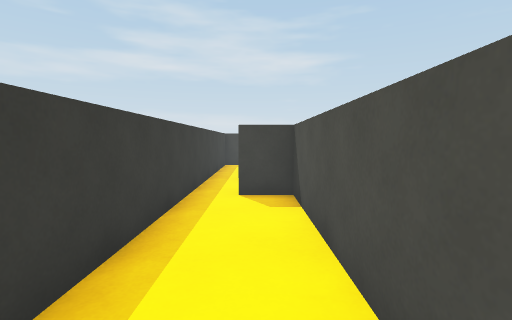
View 1 (above)

12 first-person views from a walk through a Unity game level. The camera is 1.2 m above the floor, tilts 4° down and sees 85° across. The floor is counted in squares, 1 m on a side. Each view is taken from the middle of a square. On the plan, view 1 faces up. The plan holds only what a view shows up to about 13 squares ahead; the rest is blank.

View 2
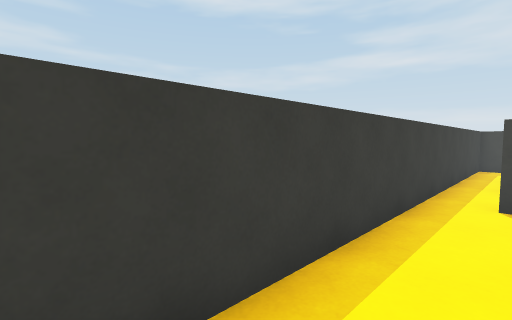

View 3
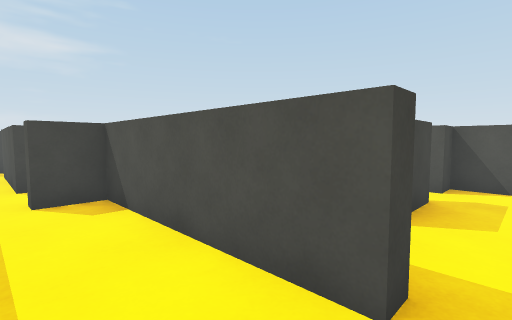

View 4
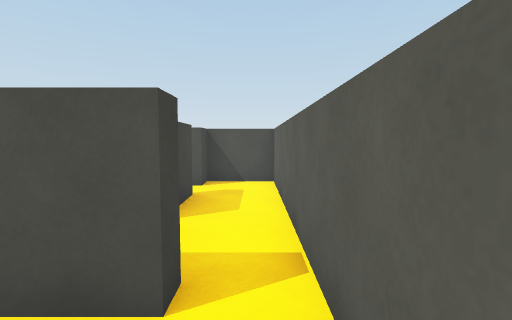

View 5
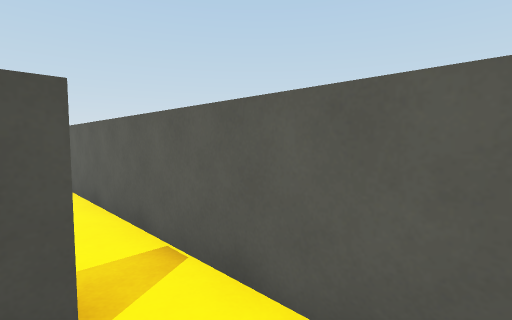

View 6
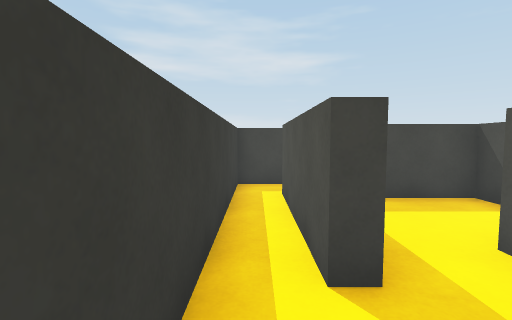

View 7
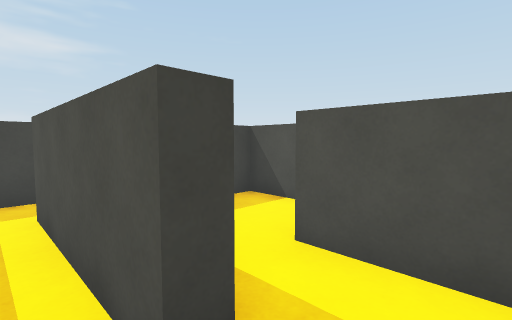

View 8
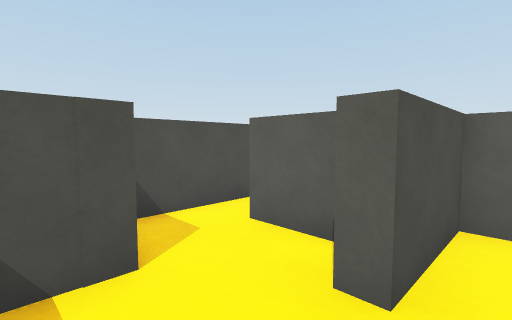

View 9
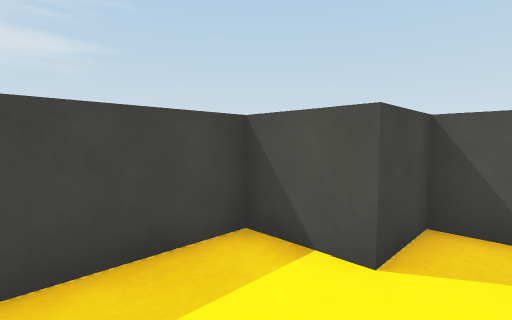

View 10
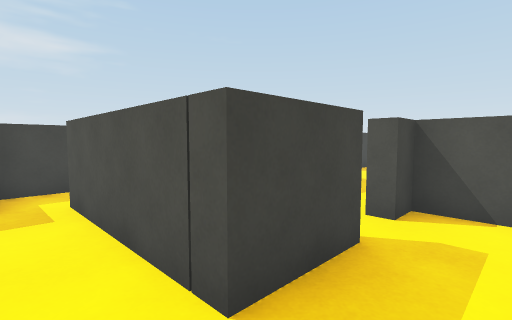

View 11
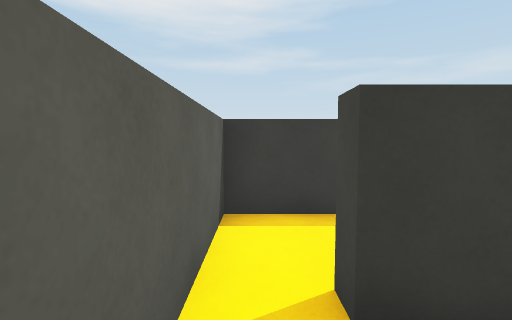

View 12
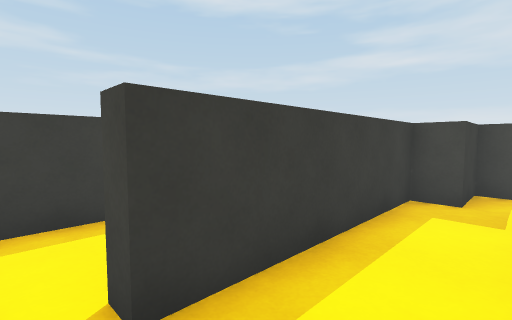

### Floor plan
Ten units are one square. View 1 is at (0, 0); x grows to the right and y downward. Boxes are objects, and circles mark ways between rooms. Rooms are numbered by the first view taken in them; rooms with no view inside come last. Other rooms are left out.
<svg viewBox="-20 -142 97 152">
<path fill="none" stroke="#000" d="M1 -82 -4 -82 -4 -122M8 -6 8 -61 -4 -61 -4 -66M-1 -137 -15 -137 -15 5 5 5M17 -90 21 -90M26 -81 41 -81M53 -69 53 -100 36 -100 36 -118 10 -118M11 -65 17 -65 17 -90M52 -14 31 -14 31 -60M5 5 72 5 72 -14 64 -14 64 -20M21 -61 13 -61 13 -6 8 -6"/>
<circle cx="0" cy="-75" r="3" fill="#2a7"/>
<circle cx="10" cy="0" r="3" fill="#2a7"/>
<circle cx="10" cy="-90" r="3" fill="#2a7"/>
<text x="-10" y="-60">1</text>
<text x="20" y="-100">2</text>
<text x="10" y="-80">3</text>
<text x="30" y="-10">4</text>
</svg>
Room 1 opens to room 3. Room 1 opens to room 4. Room 2 opens to room 3.

Where each view was taken, in squares from view 1:
view 1: 0 up, 0 right, facing up
view 2: 0 up, 0 right, facing up-left
view 3: 0 up, 1 left, facing up-right
view 4: 0 up, 1 left, facing right
view 5: 1 up, 1 left, facing down-right
view 6: 6 up, 1 left, facing up
view 7: 7 up, 1 left, facing up-right
view 8: 11 up, 1 right, facing down-right
view 9: 9 up, 1 right, facing up-right
view 10: 0 up, 2 right, facing up-right
view 11: 0 up, 3 right, facing left
view 12: 0 up, 3 right, facing up-left
